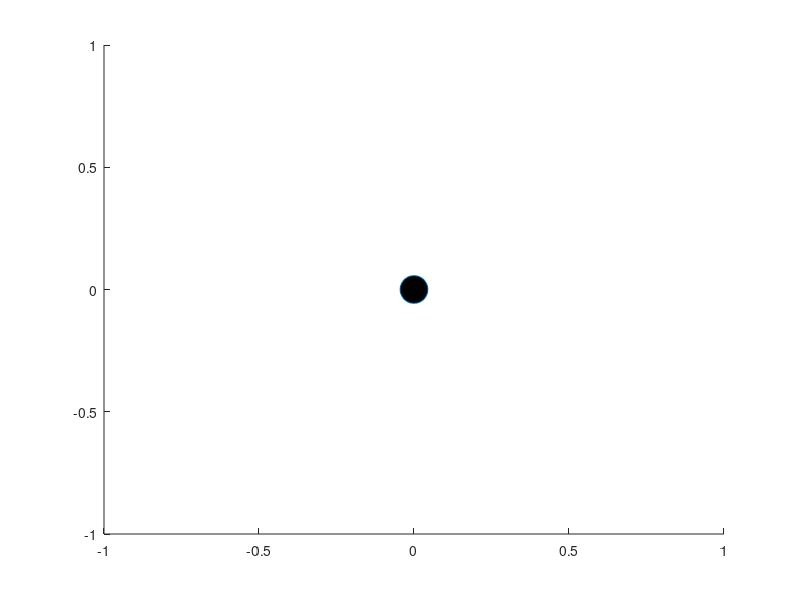

Here is the MATLAB script that generated this plot: (Note: this script raises an error after producing the figure.)
function moving_dot

close all

global circsize len1 len2 width


    circsize = 15;
    len1 = 2;
    len2 = 1;
    width = .1;
    numofCircles = 5;
    
    goalregion = [0;0;-1];    
    
     CirclePositions(1,:) = len1*rand(1,numofCircles) + len2;
     CirclePositions(2,:) = rand(1,numofCircles)*pi;
     CirclePositions(3,:) = zeros(numofCircles,1);

    
    [CirclePositions(1,:) CirclePositions(2,:)] = pol2cart(CirclePositions(2,:),CirclePositions(1,:));    
     
    [the1p, the2p, the1n, the2n] = inverseThe1_2([CirclePositions(1,:); CirclePositions(2,:)])
    d3p = -1 + CirclePositions(3,:);
    d3n = d3p;
    
    axislength = 2*(len1 + len2 + .5);

    figure
    hold on
    plot(0,0,'o','MarkerSize',20,'MarkerFaceColor','k')
        
    the1 = 0:.01:2*pi;
    the2 = -2*pi:.01:0;
    time = numel(the1);   
    
   
    options.init = 1;
    for i = 1:numofCircles
        statePath = RealOptimalPathFind([goalregion' zeros(1,3)]',...
            [the1p(i) the2p(i) d3p(i) zeros(1,3)]',options);
        n = size(statePath,1);
        for j = 1:n
            hold off
            plot3D_SCARA(statePath(j,1:3));
            plotcircle(CirclePositions);         
            axis([-axislength/2 axislength/2 -axislength/2 axislength])
            axis square
            pause(.2)
        end
        for j = 1:n
            hold off
            [x2 y2] = plot2D_SCARA(statePath(n-j+1,1),statePath(n-j+1,2),(1-j/n));           
            CirclePositions(:,i) = [x2; y2];
            plotcircle(CirclePositions);         
            axis([-axislength/2 axislength/2 -axislength/2 axislength])
            axis square
            pause(.2)
        end
        options.init = 0;
    end

end

function [the1p, the2p, the1n, the2n] = inverseThe1_2(circlePositions)

    global len1 len2
    
    xx = circlePositions(1,:);
    yy = circlePositions(2,:);
    
    c2 = (xx.^2 + yy.^2 - len1^2 - len2^2) / ...
                (2*len1*len2);
     
    if abs(c2) > 1
        disp('Circle Position is out of reachable workspace')
        return
    end
            
    %c2 = cos(inside2);
    s2p = sqrt(1-c2.^2);
    s2n = -sqrt(1-c2.^2);
     
    the2p = atan2(s2p,c2);
    the2n = atan2(s2n,c2);
    
    
    k1 = len1 + len2*c2;
    k2p = len2*s2p;
    k2n = len2*s2n;
    
    the1p = atan2(yy,xx) - ...
              atan2(k2p,k1);
          
    the1n = atan2(yy,xx) - ...
              atan2(k2n,k1);    

end

function [x2 y2] = plot2D_SCARA(the1,the2,d3)

global len1 len2 width

    x1 = cos(the1)*len1;
    y1 = sin(the1)*len1;
    
    the1_perp = the1 - pi/2;
    the2_perp = the1 + the2 - pi/2;
    
    w1 = width*cos(the1_perp)/2;
    w2 = width*sin(the1_perp)/2;
    
    u1 = width*cos(the2_perp)/2;
    u2 = width*sin(the2_perp)/2;
    
    x2 = cos(the2+the1)*len2 + x1;
    y2 = sin(the2+the1)*len2 + y1;

    
    p1 = [w1, w2];
    p2 = [x1 + w1, y1 + w2];
    p3 = [x1 - w1, y1 - w2];
    p4 = -p1;
    
    q1 = [x1 y1] + [u1 u2];
    q2 = [x2 y2] + [u1 u2];
    q3 = [x2 y2] - [u1 u2];
    q4 = [x1 y1] - [u1 u2];
    
    fill([p1(1) p2(1) p3(1) p4(1)],[p1(2) p2(2) p3(2) p4(2)],'b')
    hold on
    fill([q1(1) q2(1) q3(1) q4(1)],[q1(2) q2(2) q3(2) q4(2)],'g')
    color = [1,0,0]*d3;
    plot(x2,y2,'o','Markersize',20,'MarkerFaceColor',color)


end



function plotcircle(positions)

% takes an array, 'positions' of circles where the first row are the x
% positions and the 2nd row are the y positions.

global circsize

    for i = 1:size(positions,2)
        plot(positions(1,i),positions(2,i),'o','Markersize',circsize,'MarkerFaceColor','b');
    end
    
end